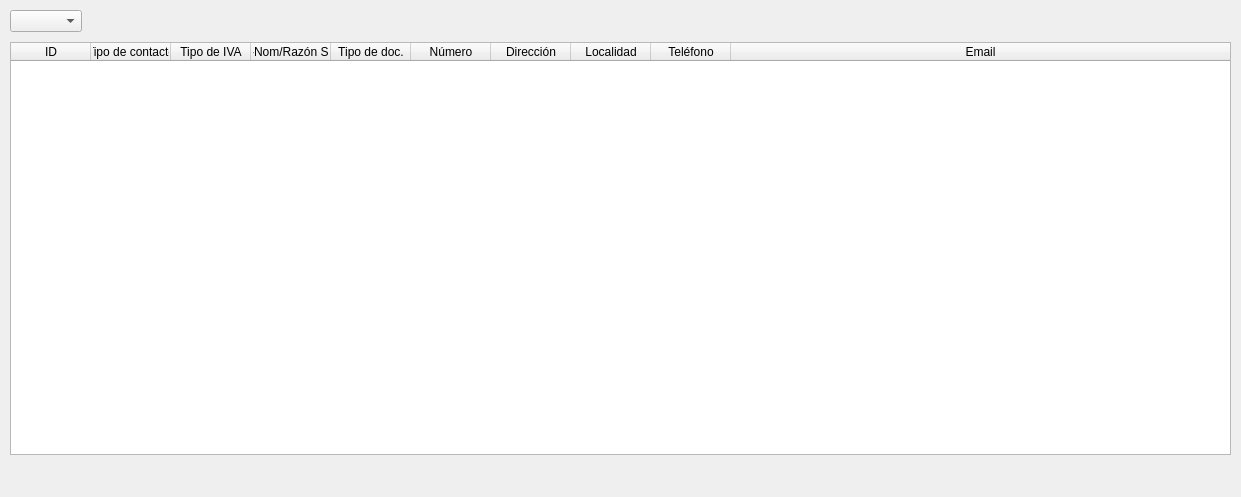
<?xml version="1.0" encoding="UTF-8"?>
<ui version="4.0">
 <class>directorio</class>
 <widget class="QMainWindow" name="directorio">
  <property name="geometry">
   <rect>
    <x>0</x>
    <y>0</y>
    <width>1241</width>
    <height>497</height>
   </rect>
  </property>
  <property name="windowTitle">
   <string>Directorio</string>
  </property>
  <property name="windowIcon">
   <iconset>
    <normaloff>imagen/logo.png</normaloff>imagen/logo.png</iconset>
  </property>
  <widget class="QWidget" name="centralwidget">
   <layout class="QGridLayout" name="gridLayout">
    <property name="leftMargin">
     <number>10</number>
    </property>
    <property name="topMargin">
     <number>10</number>
    </property>
    <property name="rightMargin">
     <number>10</number>
    </property>
    <property name="bottomMargin">
     <number>10</number>
    </property>
    <property name="spacing">
     <number>10</number>
    </property>
    <item row="0" column="0">
     <widget class="QComboBox" name="tipo_contacto">
      <property name="editable">
       <bool>false</bool>
      </property>
      <property name="currentText">
       <string/>
      </property>
     </widget>
    </item>
    <item row="0" column="1">
     <spacer name="horizontalSpacer">
      <property name="orientation">
       <enum>Qt::Horizontal</enum>
      </property>
      <property name="sizeHint" stdset="0">
       <size>
        <width>903</width>
        <height>20</height>
       </size>
      </property>
     </spacer>
    </item>
    <item row="0" column="2" colspan="2">
     <spacer name="horizontalSpacer_3">
      <property name="orientation">
       <enum>Qt::Horizontal</enum>
      </property>
      <property name="sizeHint" stdset="0">
       <size>
        <width>40</width>
        <height>20</height>
       </size>
      </property>
     </spacer>
    </item>
    <item row="1" column="0" colspan="4">
     <widget class="QTableWidget" name="tabla_directorio">
      <property name="font">
       <font>
        <family>Arial</family>
        <pointsize>9</pointsize>
       </font>
      </property>
      <property name="lineWidth">
       <number>1</number>
      </property>
      <property name="editTriggers">
       <set>QAbstractItemView::NoEditTriggers</set>
      </property>
      <property name="dragDropOverwriteMode">
       <bool>false</bool>
      </property>
      <property name="alternatingRowColors">
       <bool>true</bool>
      </property>
      <property name="selectionMode">
       <enum>QAbstractItemView::SingleSelection</enum>
      </property>
      <property name="selectionBehavior">
       <enum>QAbstractItemView::SelectRows</enum>
      </property>
      <property name="textElideMode">
       <enum>Qt::ElideRight</enum>
      </property>
      <property name="verticalScrollMode">
       <enum>QAbstractItemView::ScrollPerPixel</enum>
      </property>
      <property name="showGrid">
       <bool>true</bool>
      </property>
      <property name="sortingEnabled">
       <bool>false</bool>
      </property>
      <property name="wordWrap">
       <bool>true</bool>
      </property>
      <property name="cornerButtonEnabled">
       <bool>true</bool>
      </property>
      <property name="rowCount">
       <number>0</number>
      </property>
      <property name="columnCount">
       <number>10</number>
      </property>
      <attribute name="horizontalHeaderCascadingSectionResizes">
       <bool>false</bool>
      </attribute>
      <attribute name="horizontalHeaderDefaultSectionSize">
       <number>80</number>
      </attribute>
      <attribute name="horizontalHeaderHighlightSections">
       <bool>true</bool>
      </attribute>
      <attribute name="horizontalHeaderStretchLastSection">
       <bool>true</bool>
      </attribute>
      <attribute name="verticalHeaderVisible">
       <bool>false</bool>
      </attribute>
      <attribute name="verticalHeaderDefaultSectionSize">
       <number>23</number>
      </attribute>
      <column>
       <property name="text">
        <string>ID</string>
       </property>
      </column>
      <column>
       <property name="text">
        <string>Tipo de contacto</string>
       </property>
      </column>
      <column>
       <property name="text">
        <string>Tipo de IVA</string>
       </property>
      </column>
      <column>
       <property name="text">
        <string>Ape-Nom/Razón Social</string>
       </property>
      </column>
      <column>
       <property name="text">
        <string>Tipo de doc.</string>
       </property>
      </column>
      <column>
       <property name="text">
        <string>Número</string>
       </property>
      </column>
      <column>
       <property name="text">
        <string>Dirección</string>
       </property>
      </column>
      <column>
       <property name="text">
        <string>Localidad</string>
       </property>
      </column>
      <column>
       <property name="text">
        <string>Teléfono</string>
       </property>
      </column>
      <column>
       <property name="text">
        <string>Email</string>
       </property>
      </column>
     </widget>
    </item>
    <item row="2" column="0" colspan="2">
     <spacer name="horizontalSpacer_2">
      <property name="orientation">
       <enum>Qt::Horizontal</enum>
      </property>
      <property name="sizeHint" stdset="0">
       <size>
        <width>40</width>
        <height>20</height>
       </size>
      </property>
     </spacer>
    </item>
    <item row="2" column="2">
     <widget class="QPushButton" name="exp_excel">
      <property name="sizePolicy">
       <sizepolicy hsizetype="Maximum" vsizetype="Maximum">
        <horstretch>0</horstretch>
        <verstretch>0</verstretch>
       </sizepolicy>
      </property>
      <property name="toolTip">
       <string>Exportar a Excel</string>
      </property>
      <property name="text">
       <string/>
      </property>
      <property name="icon">
       <iconset>
        <normaloff>imagen/archivo_xls.png</normaloff>imagen/archivo_xls.png</iconset>
      </property>
      <property name="iconSize">
       <size>
        <width>40</width>
        <height>40</height>
       </size>
      </property>
      <property name="flat">
       <bool>true</bool>
      </property>
     </widget>
    </item>
    <item row="2" column="3">
     <widget class="QPushButton" name="exp_pdf">
      <property name="sizePolicy">
       <sizepolicy hsizetype="Maximum" vsizetype="Maximum">
        <horstretch>0</horstretch>
        <verstretch>0</verstretch>
       </sizepolicy>
      </property>
      <property name="toolTip">
       <string>Exportar a PDF</string>
      </property>
      <property name="text">
       <string/>
      </property>
      <property name="icon">
       <iconset>
        <normaloff>imagen/archivo_pdf.png</normaloff>imagen/archivo_pdf.png</iconset>
      </property>
      <property name="iconSize">
       <size>
        <width>40</width>
        <height>40</height>
       </size>
      </property>
      <property name="flat">
       <bool>true</bool>
      </property>
     </widget>
    </item>
   </layout>
  </widget>
 </widget>
 <resources/>
 <connections/>
</ui>
